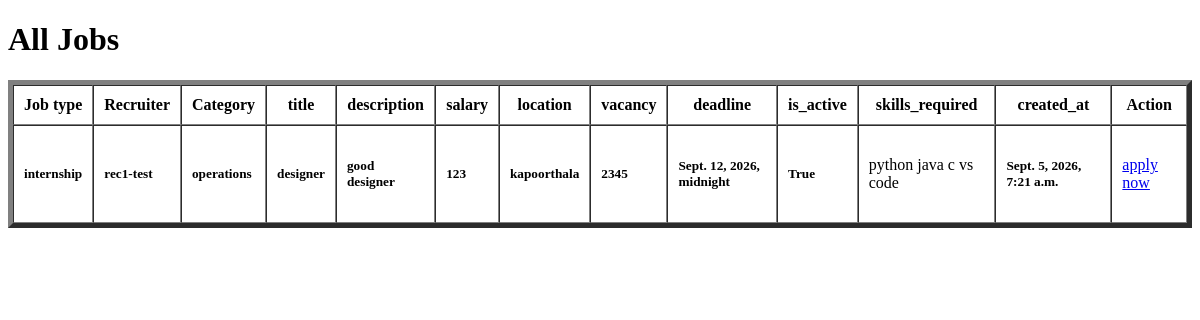
Page /js/jobs/ on the earlier database version.
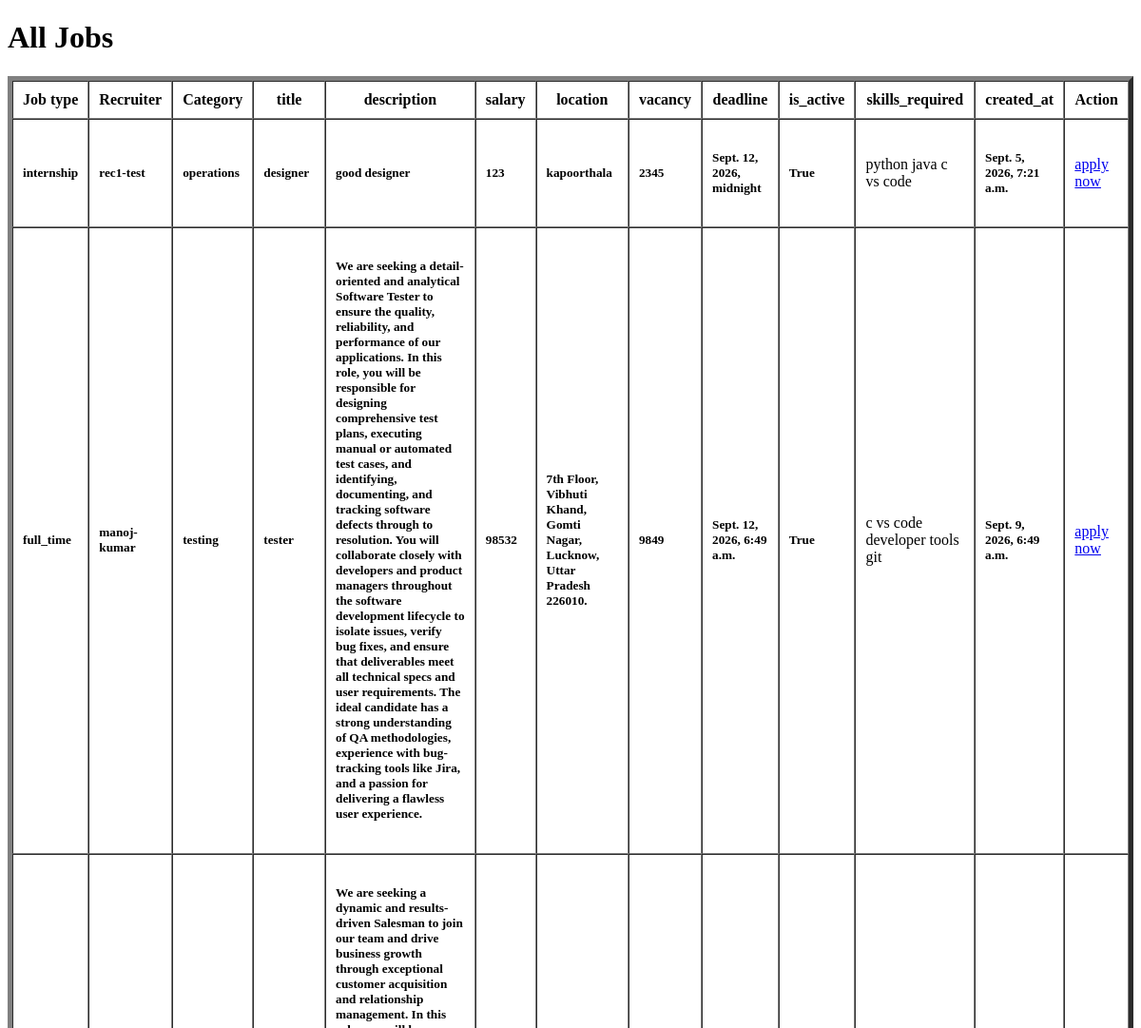
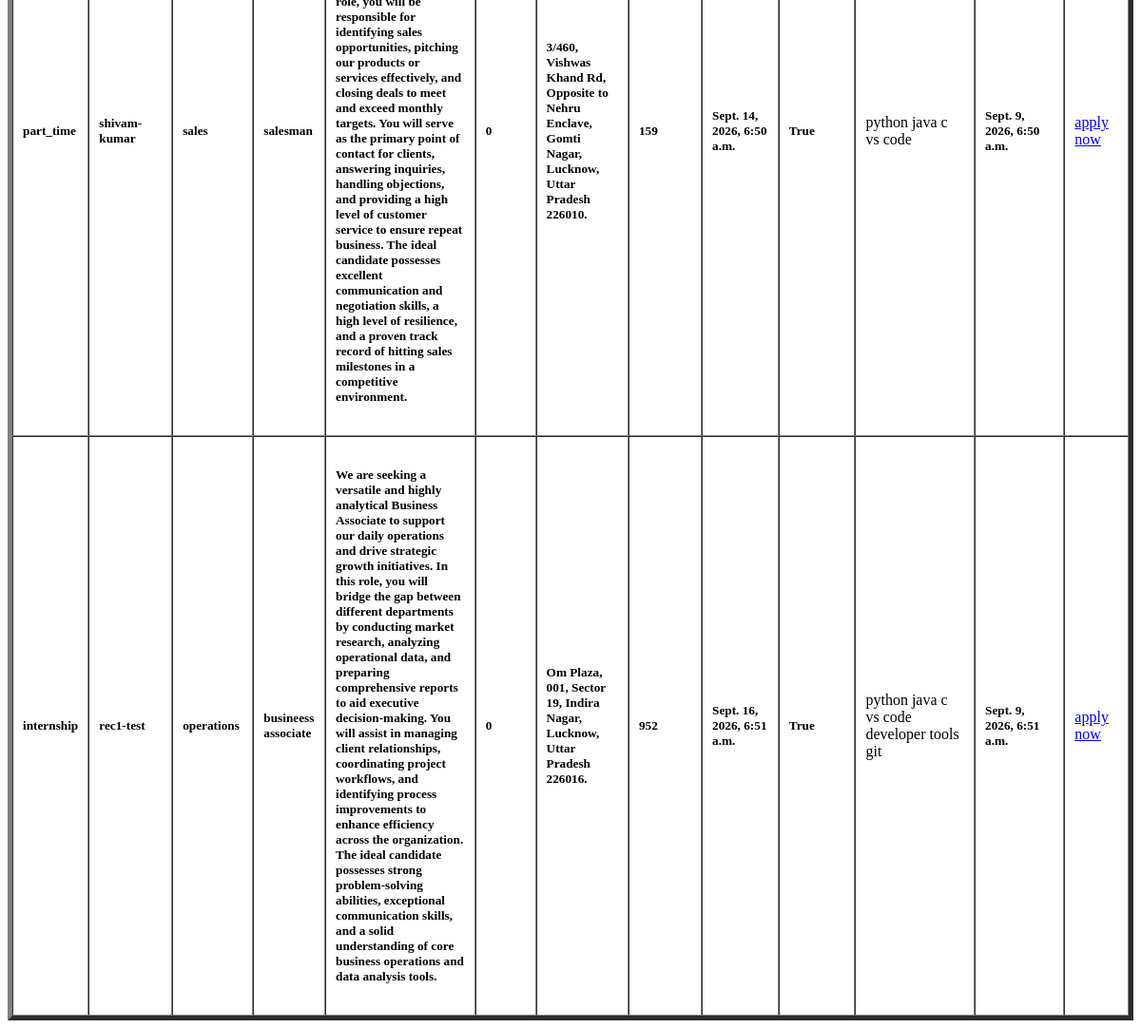
Same page on the later database version (2 pictures, top to bottom).
### recruiter/models.py (models this page shows, shortened)
class Job(models.Model):
    JOB_TYPE_CHOICES = (
        ('full_time' , 'Full Time'),
        ('part_time' , 'Part Time'),
        ('internship' , 'Internship'),
        ('contract' , 'Contract')
    )
    job_type = models.CharField(max_length=100 , choices=JOB_TYPE_CHOICES , default='part_time')
    recruiter = models.ForeignKey(Recruiter , on_delete=models.CASCADE , related_name="jobs")
    category = models.ForeignKey(JobCategory , on_delete=models.CASCADE , related_name="jobs")
    title = models.CharField(max_length=255)
    description = models.TextField()
    salary = models.PositiveIntegerField(default=0)
    location = models.TextField()
    vacancy = models.PositiveIntegerField()
    deadline = models.DateTimeField(null=True , blank=True)
    is_active = models.BooleanField(default=True)
    skills_required = models.ManyToManyField(Skill , related_name="jobs")
    created_at = models.DateTimeField(auto_now_add=True)
    updated_at = models.DateTimeField(auto_now=True)

class JobCategory(models.Model):
    category_name = models.CharField(max_length=255)
    created_at = models.DateTimeField(auto_now_add=True)
    def __str__(self):
        return self.category_name

### accounts/models.py (models this page shows, shortened)
class Recruiter(models.Model):
    user = models.OneToOneField(AppUser, on_delete=models.CASCADE , related_name="recruiter")
    company = models.ForeignKey(Company , on_delete=models.CASCADE , related_name="company" , null=True , blank=True )
    designation = models.CharField(max_length=100)
    craeted_at = models.DateTimeField(auto_now_add=True)
    updated_at = models.DateTimeField(auto_now=True)
    def __str__(self):
        return f"{self.user.first_name}-{self.user.last_name}"

class AppUser(models.Model):
    GENDER_CHOICES = (('male','Male'),('female','Female'),('others','Others'))
    USER_TYPE = (("recruiter" , "Recruiter") , ("jobseeker" , "Jobseeker"))
    first_name = models.CharField(max_length=255)
    last_name = models.CharField(max_length=255)
    gender = models.CharField(max_length =255 ,choices=GENDER_CHOICES , default="others" )
    email = models.EmailField(unique=True)
    contact_no = models.CharField(max_length=50)
    u_type = models.CharField(max_length=30 , choices=USER_TYPE , default="jobseeker")
    password = models.CharField(max_length=50)
    created_at = models.DateTimeField(auto_now_add=True)
    updated_at = models.DateTimeField(auto_now=True)

class Skill(models.Model):
    skill_name = models.CharField(max_length = 255 , unique=True)
    created_at = models.DateTimeField(auto_now_add=True)

### jobseeker/views.py (the view)
# urls.py: path("jobs/" , views.showJobs , name="jobs"),
def showJobs(request):
    jobs = Job.objects.filter(is_active=True)
    return render(request , "jobseeker/jobs.html" , {"jobs":jobs})

### jobseeker/templates/jobseeker/jobs.html (shortened to what this page needs)
<!DOCTYPE html>
<html lang="en">
<head>
</head>
<body>
    <h1>All Jobs </h1>
    <table border="5px" cellspacing="0" cellpadding="10px">
        <tr>
            <th>Job type </th>
            <th>Recruiter</th>
            <th>Category</th>
            <th>title</th>
            <th>description</th>
            <th>salary</th>
            <th>location</th>
            <th>vacancy</th>
            <th>deadline</th>
            <th>is_active</th>
            <th>skills_required</th>
            <th>created_at</th>
            <th>Action</th>
        </tr>
        {% for job in jobs %}
        <tr>
            <td><h5>{{job.job_type}}</h5></td>
            <td><h5>{{job.recruiter}}</h5></td>
            <td><h5>{{job.category}}</h5></td>
            <td><h5>{{job.title}}</h5></td>
            <td><h5>{{job.description}}</h5></td>
            <td><h5>{{job.salary}}</h5></td>
            <td><h5>{{job.location}}</h5></td>
            <td><h5>{{job.vacancy}}</h5></td>
            <td><h5>{{job.deadline}}</h5></td>
            <td><h5>{{job.is_active}}</h5></td>
            <td>{% for skills in job.skills_required.all %}
                {{skills.skill_name}}
                {% endfor %}
            </td>
            <td><h5>{{job.created_at}}</h5></td>
            <td><a href="#">apply now</a></td>
        </tr>
        {% endfor %}
    </table>
</body>
</html>

Differences in the rows shown:
added Job: job_type "full_time", recruiter "manoj-kumar", category "testing", title "tester", description "We are seeking a detail-oriented and analytical Software Tester to ensure the quality, reliability, and performance of our applications. In this role, you will be responsible for designing comprehensive test plans, executing manual or automated test cases, and identifying, documenting, and tracking software defects through to resolution. You will collaborate closely with developers and product managers throughout the software development lifecycle to isolate issues, verify bug fixes, and ensure that deliverables meet all technical specs and user requirements. The ideal candidate has a strong understanding of QA methodologies, experience with bug-tracking tools like Jira, and a passion for…", salary "98532", location "7th Floor, Vibhuti Khand, Gomti Nagar, Lucknow, Uttar Pradesh 226010.", vacancy "9849", deadline "Sept. 12, 2026, 6:49 a.m.", is_active "True", created_at "Sept. 9, 2026, 6:49 a.m.", Skill (skill_name "c"), Skill (skill_name "vs code")
now on this page (row unchanged): Skill: skill_name "developer tools"
now on this page (row unchanged): Skill: skill_name "git"
added Job: job_type "part_time", recruiter "shivam-kumar", category "sales", title "salesman", description "We are seeking a dynamic and results-driven Salesman to join our team and drive business growth through exceptional customer acquisition and relationship management. In this role, you will be responsible for identifying sales opportunities, pitching our products or services effectively, and closing deals to meet and exceed monthly targets. You will serve as the primary point of contact for clients, answering inquiries, handling objections, and providing a high level of customer service to ensure repeat business. The ideal candidate possesses excellent communication and negotiation skills, a high level of resilience, and a proven track record of hitting sales milestones in a competitive…", salary "0", location "3/460, Vishwas Khand Rd, Opposite to Nehru Enclave, Gomti Nagar, Lucknow, Uttar Pradesh 226010.", vacancy "159", deadline "Sept. 14, 2026, 6:50 a.m.", is_active "True", created_at "Sept. 9, 2026, 6:50 a.m.", Skill (skill_name "python"), Skill (skill_name "java"), Skill (skill_name "c"), Skill (skill_name "vs code")
added Job: job_type "internship", recruiter "rec1-test", category "operations", title "busineess associate", description "We are seeking a versatile and highly analytical Business Associate to support our daily operations and drive strategic growth initiatives. In this role, you will bridge the gap between different departments by conducting market research, analyzing operational data, and preparing comprehensive reports to aid executive decision-making. You will assist in managing client relationships, coordinating project workflows, and identifying process improvements to enhance efficiency across the organization. The ideal candidate possesses strong problem-solving abilities, exceptional communication skills, and a solid understanding of core business operations and data analysis tools.", salary "0", location "Om Plaza, 001, Sector 19, Indira Nagar, Lucknow, Uttar Pradesh 226016.", vacancy "952", deadline "Sept. 16, 2026, 6:51 a.m.", is_active "True", created_at "Sept. 9, 2026, 6:51 a.m.", Skill (skill_name "python"), Skill (skill_name "java"), Skill (skill_name "c"), Skill (skill_name "vs code")
